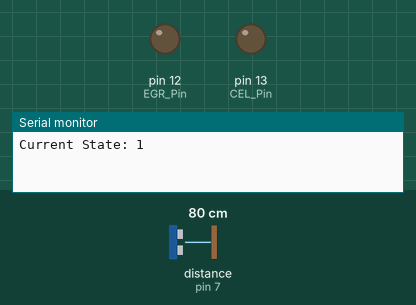
Recording of a sketch running on a simulated Arduino Uno, built with avr-gcc and run on an emulated ATmega328P. Parts: output pins drawn as LEDs (lit = HIGH), the last lines printed to the serial monitor. Dashed ring = blinking. Inputs (shaded band) come from the test bench; at power-on: distance to the obstacle (sensor on pin 7) 80 cm. The echo pulse lasts 58.3 µs per cm.

Above: at 1.2 s.
1.3 s: distance to the obstacle (sensor on pin 7) set to 97 cm
At 3.0 s:
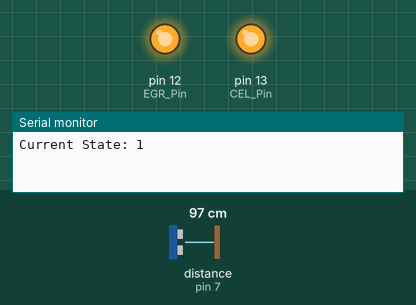
12.3 s: distance to the obstacle (sensor on pin 7) set to 102 cm
At 13.3 s:
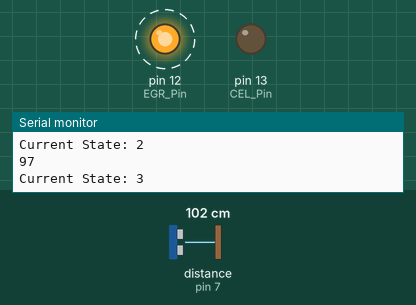
Timing chart, 0 to 27.4 s (numbered marks = the images above; inputs shaded):
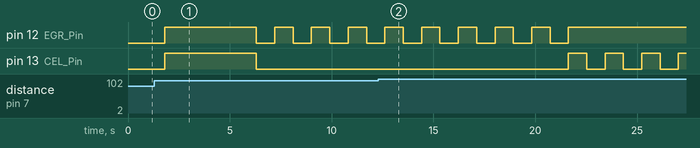

The sketch:

BenZLights.ino
```cpp
/***************************************************************************/
// Copyright 2019, Howard Bishop, Gnu Lesser General Public License as listed
//  below.
// Using 2 LEDs and a SEEEDStudio ultrasonic distance sensor, it makes a pretend
// EGR and CEL light.
//  The original intent is to do a power on self test (POST), followed by a blinking EGR if the
//  distance sensor picks up a target within specified cm.  At that point the EGR Blinks for a time
// then it goes steady and the CEL light blinks.
// Finally, there's 20 seconds or so of dead time before the process starts over.
// I believe we've covered the case for the 50 day rollover of the internal milliseconds timer
// And while the odds of someone detecting a slight variation in lamp blink rate for one event
// every two months is small, I'm not entirely happy with it.
//
// BTW, the ultrasonic sensor goes to pin 7 the others are easier to find in code
//    Running the ultrasonnic on 3.3v if that helps.  Seems to work OK up to about 600cm.
// Includes source from the Radio Shack Distance sensor,
// https://github.com/RadioShackCorp/2760342-Range-Sensor/blob/master/UltrasonicRangeSensor.ino
//
//  This library is free software; you can redistribute it and/or
//  modify it under the terms of the GNU Lesser General Public
//  License as published by the Free Software Foundation; either
//  version 2.1 of the License, or (at your option) any later version.
//
//  This library is distributed in the hope that it will be useful,
//  but WITHOUT ANY WARRANTY; without even the implied warranty of
//  MERCHANTABILITY or FITNESS FOR A PARTICULAR PURPOSE.  See the GNU
//  Lesser General Public License for more details.
//
//  You should have received a copy of the GNU Lesser General Public
//  License along with this library; if not, write to the Free Software
//  Foundation, Inc., 51 Franklin St, Fifth Floor, Boston, MA 02110-1301 USA
//
/*****************************************************************************/
#include "Arduino.h"
#define POWERUP 0 // power on in a known default state
#define POST 1    // do a Power On Self-Test
#define WAITING 2 // checks distance every PERIOD[2] milliseconds
#define EGR 3     // will flash EGR lamp (depends on LAMPS below)
#define CEL 4     // EGR Steady, Flash CEL (depends on LAMPS below)
#define QUIET 5   // Give a little dead time before restart (per LAMPS ...)
#define STEADY 0x01
#define BLINKING 0x02
#define IN_RANGE 100
#define LAMP_PERIOD 900

// E lamp requires 0 bits of shift (low nibble), C lamp needs 4 (high nibble)
#define E_SHIFT 0
#define C_SHIFT 4

//                      PWR  POST  WAIT  EGR    CEL    QUIET
const long PERIOD[] = {1000, 5000,  100, 15000, 15000, 20000};
// let's say 1 is steady, 2 is blinking.
// Low nibble is EGR, upper nibble is CEL
const byte LAMPS[] =  {0x00, 0x11, 0x00, 0x02, 0x21,  0x00};

const int CEL_Pin = 13;
const int EGR_Pin = 12;
int CEL_Lamp = LOW;
int EGR_Lamp = LOW;
unsigned long prevLampTime = 0;
unsigned long prevStateTime = 0;
byte lampCommand;
byte currentState;

class Ultrasonic
{
  public:
    Ultrasonic(int pin);
    void DistanceMeasure(void);
    long microsecondsToCentimeters(void);
    long microsecondsToInches(void);
  private:
    int _pin;//pin number of Arduino that is connected with SIG pin of Ultrasonic Ranger.
    long duration;// the Pulse time received;
};
Ultrasonic::Ultrasonic(int pin)
{
  _pin = pin;
}
/*Begin the detection and get the pulse back signal*/
void Ultrasonic::DistanceMeasure(void)
{
  pinMode(_pin, OUTPUT);
  digitalWrite(_pin, LOW);
  delayMicroseconds(2);
  digitalWrite(_pin, HIGH);
  delayMicroseconds(5);
  digitalWrite(_pin, LOW);
  pinMode(_pin, INPUT);
  duration = pulseIn(_pin, HIGH);
}
/*The measured distance from the range 0 to 400 Centimeters*/
long Ultrasonic::microsecondsToCentimeters(void)
{
  return duration / 29 / 2;
}

Ultrasonic ultrasonic(7);
void setup()
{
  pinMode(CEL_Pin, OUTPUT);
  pinMode(EGR_Pin, OUTPUT);
  currentState = POWERUP;
  Serial.begin(9600);
}

int updateLamps(byte blinkMode, int currLamp) {
  int lampCommand;
  if (blinkMode == BLINKING) {
    lampCommand = (currLamp == LOW) ? HIGH : LOW;
  }
  else {
    lampCommand = (blinkMode & STEADY) ? HIGH : LOW;
  }
  return lampCommand;
}

void loop()
{
  unsigned long currentMillis = millis();
  // the second part of this "if" handles the 50 day overflow. Crudely.
  if ((currentMillis - prevStateTime > PERIOD[currentState]) ||
      (currentMillis < prevStateTime)) {
    prevStateTime = currentMillis;
    if (currentState == WAITING) {
      long RangeInCentimeters;
      ultrasonic.DistanceMeasure();// get the current signal time;
      RangeInCentimeters = ultrasonic.microsecondsToCentimeters();
      Serial.print(RangeInCentimeters);
      Serial.println(" ");
      if (RangeInCentimeters < IN_RANGE) {
        currentState++;
      }
    }
    else {
      if (currentState == QUIET) {
        currentState = WAITING;
      }
      else {
        currentState++;
      }
    }
    Serial.print("Current State: ");
    Serial.println(currentState);
  }
  if ((currentMillis - prevLampTime > LAMP_PERIOD) ||
      (currentMillis < prevLampTime)) {
    prevLampTime = currentMillis;
    CEL_Lamp = updateLamps(LAMPS[currentState] >> C_SHIFT, CEL_Lamp);
    EGR_Lamp = updateLamps(LAMPS[currentState] >> E_SHIFT, EGR_Lamp);
    digitalWrite(CEL_Pin, CEL_Lamp);
    digitalWrite(EGR_Pin, EGR_Lamp);
  }
}
```

Measured:
- the behaviour switches between 99 and 100 cm on distance to the obstacle (sensor on pin 7) (found by bisection; images 1 and 2)
- by itself, pin 12 (EGR_Pin): alternates HIGH for 0.90 s and LOW for 0.90 s, 11 changes in all, then stays HIGH
